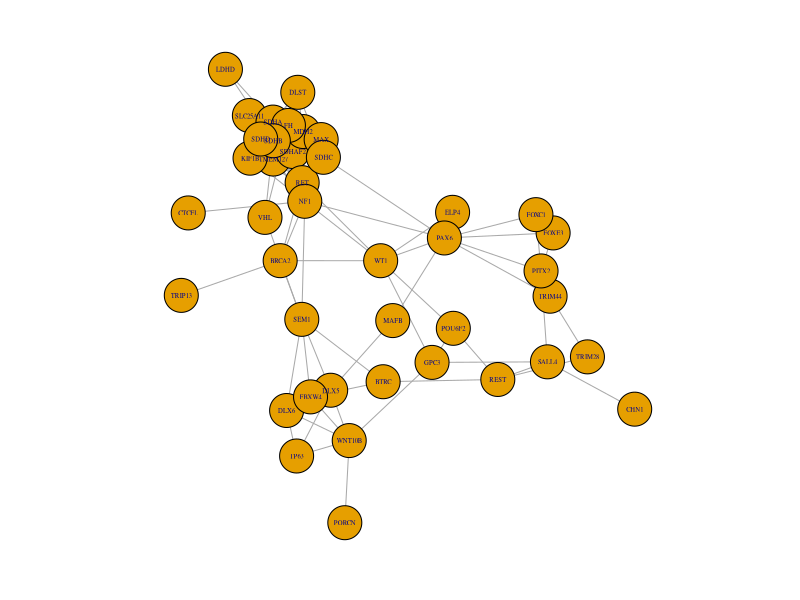
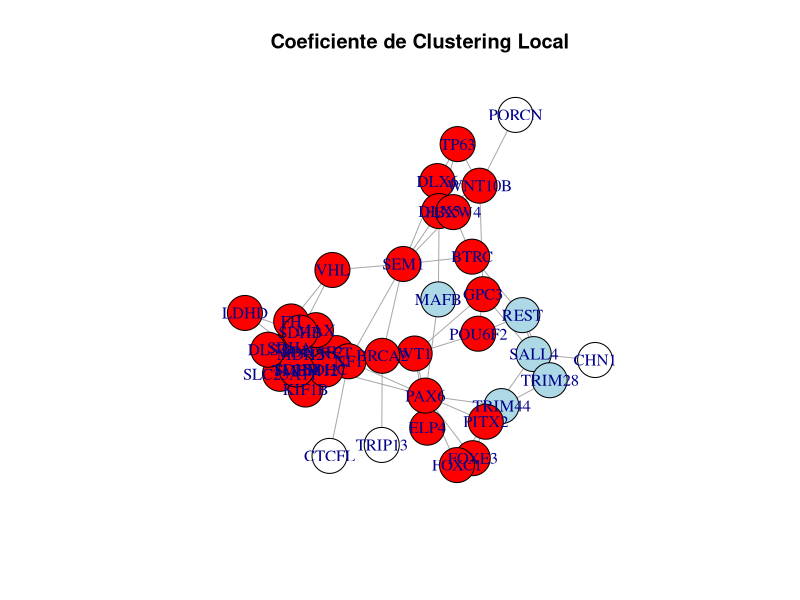
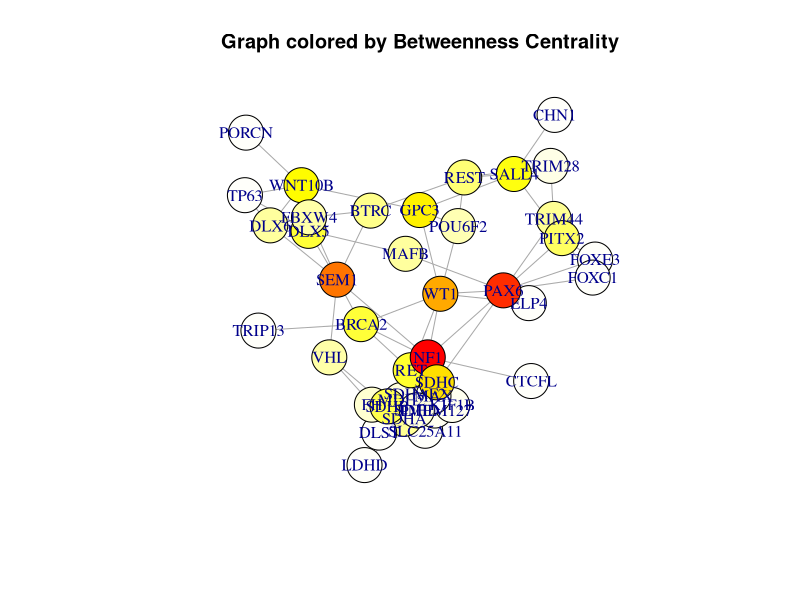

Source code (R) for these figures, in order:
# Importamos la librería y cargamos los datos del tsv
library(igraph)
genes <- read.table("../results/genes_filtrados.txt", sep = '\t', header = FALSE, stringsAsFactors = FALSE)
grafo <- graph_from_data_frame(genes, directed=F)
# Mostramos la red
par(cex = 0.4)
plot(grafo)

# Comprobamos que no hay ningun nodo sin conexión.
cat("¿Están todos los nodos conectados?: ", is_connected(grafo), "\n")

# Comprobamos que no es dirigido
cat("¿El grafo es dirigido?: ", is_directed(grafo), "\n")

##COEFICIENTE CLUSTERING LOCAL
# Calcular el coeficiente de clustering por nodo
vertex_clustering <- transitivity(grafo, type = "local")
# Visualizar la red con coeficiente de clustering - si los vecinos estan conectadas, se visualiza en rojo!
V(grafo)$color <- ifelse(vertex_clustering > 0, "red", "lightblue")
set.seed(321)
png("../results/resultados_igraph/redClustering.png", width = 800, height = 600)
plot(grafo, vertex.size = 20, main = "Coeficiente de Clustering Local")
dev.off()

# Visualizar la tabla de valores y guardar el resultado
vertex_names <- V(grafo)$name
tabla_clustering <- data.frame(
  Nombre = vertex_names,
  Coef.Clustering = vertex_clustering,
  row.names = NULL
)
print('Los coeficientes de clustering de cada nodo son:')
tabla_clustering
if (!dir.exists("../results/resultados_igraph")) {
  dir.create("../results/resultados_igraph")
}
write.table(tabla_clustering, "../results/resultados_igraph/coefClustering.txt", sep = "\t", row.names = FALSE, quote = FALSE)

##COEFICIENTE CLUSTERING GLOBAL
global_clustering <- transitivity(grafo, type = "global")
cat("Global Clustering Coefficient:", global_clustering, "\n")

##Grado centralidad: numero de conexiones de cada gen
degree_centrality <- degree(grafo)
# Guardar el resultado
tabla_degree <- data.frame(
  Nombre = vertex_names,
  GradoCentralidad = degree_centrality,
  row.names = NULL
)
print('Los grados de centralidad de cada nodo son:')
tabla_degree
write.table(tabla_degree, "../results/resultados_igraph/gradoCentralidad.txt", sep = "\t", row.names = FALSE, quote = FALSE)

# Centralidad de cercanía: Mide la distancia promedio entre un nodo y todos los demás nodos
closeness_centrality <- closeness(grafo)
tabla_cercania <- data.frame(
  Nombre = vertex_names,
  DistCercania = closeness_centrality,
  row.names = NULL
)
print('La distancia promedio de cercanía de cada nodo son:')
tabla_cercania

# Conectividad:Mide la fortaleza de la conexión en el grafo.
connectivity <- edge_density(grafo)
cat("Conectividad:", connectivity, "\n")

## Centralidad de la intermediación: cuántas veces un nodo actúa como “puente” o intermediario entre otros nodos
betweenness_centrality <- betweenness(grafo)
# Normalize the betweenness values
betweenness_normalized <- (betweenness_centrality - min(betweenness_centrality)) / 
  (max(betweenness_centrality) - min(betweenness_centrality))
png("../results/resultados_igraph/redBetweenness.png", width = 800, height = 600)
plot(grafo, 
     vertex.size = 20, 
     vertex.color = heat.colors(100, rev=TRUE)[round(betweenness_normalized * 99) + 1],
     main = "Graph colored by Betweenness Centrality")
dev.off()
tabla_betweenness <- data.frame(
  Nombre = vertex_names,
  IndiceIntermediacion = betweenness_normalized,
  row.names = NULL
)
print('Los indices de betweenness de cada nodo son:')
tabla_betweenness
write.table(tabla_betweenness, "../results/resultados_igraph/indiceBetweenness.txt", sep = "\t", row.names = FALSE, quote = FALSE)

##MODULARIDAD
modularity_value <- modularity(cluster_louvain(grafo))
cat("Modularidad de la red:", modularity_value, "\n")

##DENSIDAD Y DISPERSION
density <- edge_density(grafo)
sparsity <- 1 - density
cat("Densidad de la red:", density, "\n")
cat("Dispersión de la red:", sparsity, "\n")

##CALCULO LONGITUDES
average_path_length <- mean_distance(grafo)
cat("Promedio de longitud de camino: ", average_path_length, "\n")
##DIAMETRO
diameter_modular <- diameter(grafo)
cat("Diámetro de la red: ", diameter_modular, "\n")

##Asortatividad de Grado y homofilia
assortativity_coeff <- assortativity_degree(grafo)
cat("Coeficiente asortatividad:", assortativity_coeff, "\n")

## Filtrar nodos que cumplen con los parametros(percentil 0.8 en degree, percentil 0.8 en betweenness, clustering menor a 0.5)
degree_threshold <- quantile(degree_centrality, 0.6)
betweenness_threshold <- quantile(betweenness_normalized, 0.8)
selected_nodes <- which(
  degree_centrality >= degree_threshold &          # Percentil 0.8 en degree
    betweenness_normalized >= betweenness_threshold & # Percentil 0.8 en betweenness
    vertex_clustering < 0.5                          # Clustering menor a 0.5
)
# Mostrar nodos seleccionados
print("Nodos seleccionados:")
print(selected_nodes)
